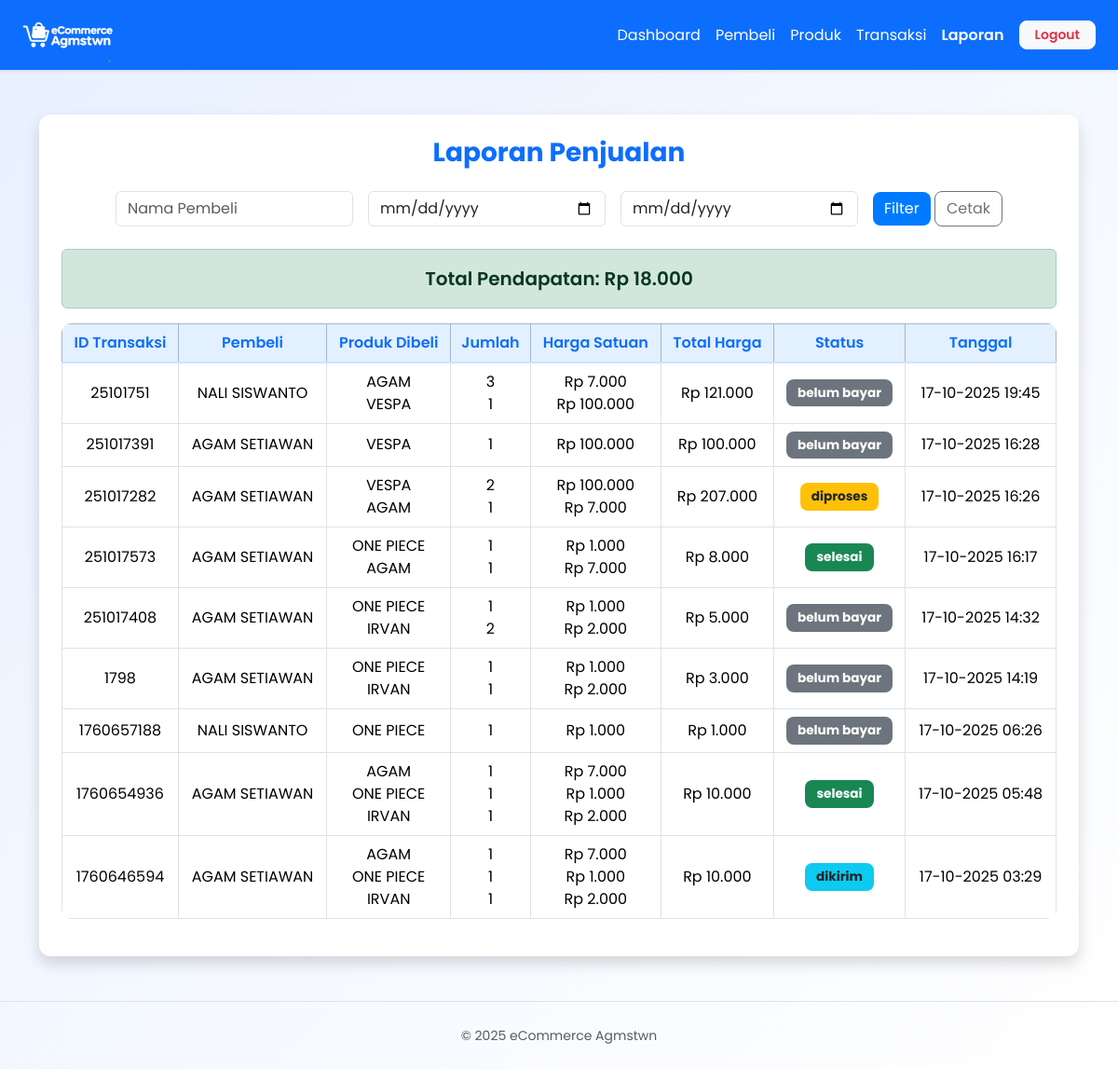
Page /admin/laporan.php (signed in) on the committed database.
### tables this page shows
CREATE TABLE `transaksi` (
  `transaksi_id` int(11) NOT NULL,
  `transaksi_group` int(11) NOT NULL,
  `user_id` int(11) DEFAULT NULL,
  `total` decimal(10,2) DEFAULT NULL,
  `status` enum('belum bayar','diproses','dikirim','selesai') DEFAULT 'belum bayar',
  `tanggal` datetime DEFAULT current_timestamp(),
  `bukti` varchar(255) DEFAULT NULL,
  `produk_id` int(11) DEFAULT NULL,
  `jumlah` int(11) DEFAULT NULL
);

CREATE TABLE `produk` (
  `id` int(11) NOT NULL,
  `nama` varchar(255) DEFAULT NULL,
  `deskripsi` text DEFAULT NULL,
  `harga` decimal(10,2) DEFAULT NULL,
  `stok` int(11) DEFAULT NULL,
  `foto` varchar(255) DEFAULT NULL
);

### admin/laporan.php (the view, shortened to what this page needs)
<?php
include '../config/koneksi.php';
$nama_user = $_GET['nama_user'] ?? '';
$dari = $_GET['dari'] ?? '';
$sampai = $_GET['sampai'] ?? '';
mysqli_query($conn, "
    DELETE FROM transaksi
    WHERE transaksi_id IN (
        SELECT transaksi_id FROM (
            SELECT transaksi_id
            FROM transaksi
            GROUP BY transaksi_id
            HAVING SUM(IFNULL(jumlah,0)) = 0
        ) AS sub
    )
");
$query = "
SELECT t.transaksi_group, t.status, t.tanggal, u.nama AS user
FROM transaksi t
JOIN users u ON t.user_id = u.id
WHERE 1=1
";
$query .= " GROUP BY t.transaksi_group
            ORDER BY t.tanggal DESC";
$transaksi = mysqli_query($conn, $query);
$total_query = "
SELECT SUM(t.total) AS total
FROM transaksi t
JOIN users u ON t.user_id=u.id
WHERE t.status='selesai'
";
$total_pemasukan = mysqli_fetch_assoc(mysqli_query($conn, $total_query))['total'] ?? 0;
?>
<!DOCTYPE html>
<html lang="id">
<head>
<link href="https://cdn.jsdelivr.net/npm/bootstrap@5.3.3/dist/css/bootstrap.min.css" rel="stylesheet">
<link rel="stylesheet" href="../assets/style.css">
</head>
<body class="bg-light">
<nav class="navbar navbar-expand-lg navbar-dark bg-primary shadow-sm w-100" style="margin:0; padding:0;">
  <div class="container-fluid px-4">
    <a class="navbar-brand" href="index.php"><img src="../assets/logo.png" alt="eCommerce Agmstwn"></a>
    <div class="collapse navbar-collapse" id="adminNavbar">
      <ul class="navbar-nav ms-auto align-items-center">
        <li class="nav-item"><a class="nav-link text-white" href="index.php"> Dashboard</a></li>
        <li class="nav-item"><a class="nav-link text-white" href="pembeli.php">Pembeli</a></li>
        <li class="nav-item"><a class="nav-link text-white" href="produk.php"> Produk</a></li>
        <li class="nav-item"><a class="nav-link text-white" href="transaksi.php"> Transaksi</a></li>
        <li class="nav-item"><a class="nav-link text-white fw-semibold active" href="laporan.php"> Laporan</a></li>
        <li class="nav-item ms-2"><a class="btn btn-light btn-sm text-danger fw-semibold px-3" href="../auth/logout.php"> Logout</a></li>
      </ul>
    </div>
  </div>
</nav>
<div class="container my-5">
    <div class="card shadow p-4">
        <h3 class="fw-bold mb-4 text-primary text-center">Laporan Penjualan</h3>
        <form method="get" class="row g-3 align-items-center justify-content-center mb-4">
            <div class="col-md-3">
                <input type="text" name="nama_user" class="form-control" placeholder="Nama Pembeli" value="<?= htmlspecialchars($nama_user) ?>">
            </div>
            <div class="col-md-3">
                <input type="date" name="dari" class="form-control" value="<?= $dari ?>">
            </div>
            <div class="col-md-3">
                <input type="date" name="sampai" class="form-control" value="<?= $sampai ?>">
            </div>
            <div class="col-md-auto">
                <button type="submit" class="btn btn-primary">Filter</button>
                <button type="button" class="btn btn-outline-secondary" onclick="window.print()">Cetak</button>
            </div>
        </form>
        <div class="alert alert-success text-center fs-5 fw-semibold">
            Total Pendapatan: Rp <?= number_format($total_pemasukan,0,',','.') ?>
        </div>
        <div class="table-responsive">
            <table class="table table-bordered align-middle text-center">
                <thead class="table-primary">
                    <tr>
                        <th>ID Transaksi</th>
                        <th>Pembeli</th>
                        <th>Produk Dibeli</th>
                        <th>Jumlah</th>
                        <th>Harga Satuan</th>
                        <th>Total Harga</th>
                        <th>Status</th>
                        <th>Tanggal</th>
                    </tr>
                </thead>
                <tbody>
                    <?php if(mysqli_num_rows($transaksi) > 0): ?>
                        <?php while($t = mysqli_fetch_assoc($transaksi)):
                            $details = mysqli_query($conn, "
                                SELECT p.nama, p.harga, t.jumlah
                                FROM transaksi t
                                JOIN produk p ON t.produk_id = p.id
                                WHERE t.transaksi_group = '{$t['transaksi_group']}' AND t.jumlah > 0
                            ");
                            $produkList = [];
                            $totalHarga = 0;
                            while($p = mysqli_fetch_assoc($details)){
                                $produkList[] = $p;
                                $totalHarga += $p['harga'] * $p['jumlah'];
                            }
                            $status = $t['status'];
                            $badgeClass = $status==='diproses'?'bg-warning text-dark':($status==='dikirim'?'bg-info text-dark':($status==='selesai'?'bg-success text-white':'bg-secondary'));
                        ?>
                        <tr>
                            <td><?= $t['transaksi_group'] ?></td>
                            <td><?= strtoupper(htmlspecialchars($t['user'])) ?></td>
                            <td>
                                <?php foreach($produkList as $p): ?>
                                    <div><?= htmlspecialchars($p['nama']) ?></div>
                                <?php endforeach; ?>
                            </td>
                            <td>
                                <?php foreach($produkList as $p): ?>
                                    <div><?= $p['jumlah'] ?></div>
                                <?php endforeach; ?>
                            </td>
                            <td>
                                <?php foreach($produkList as $p): ?>
                                    <div>Rp <?= number_format($p['harga'],0,',','.') ?></div>
                                <?php endforeach; ?>
                            </td>
                            <td>Rp <?= number_format($totalHarga,0,',','.') ?></td>
                            <td><span class="badge <?= $badgeClass ?>"><?= htmlspecialchars($status) ?></span></td>
                            <td><?= date('d-m-Y H:i', strtotime($t['tanggal'])) ?></td>
                        </tr>
                        <?php endwhile; ?>
                    <?php else: ?>
                        <tr><td colspan="8" class="text-muted">Tidak ada data ditemukan</td></tr>
                    <?php endif; ?>
                </tbody>
            </table>
        </div>
    </div>
</div>
<footer class="text-center text-muted py-4 border-top mt-4">
    <small>© <?= date('Y') ?> eCommerce Agmstwn</small>
</footer>
</body>
</html>

### assets/style.css (style rules this page uses)
body { font-family: 'Poppins', sans-serif; background-color: #f8faff; }
.navbar { margin-left: 230px; }
body { background: linear-gradient(135deg, #e8f0ff, #ffffff); font-family: 'Poppins', sans-serif; }
.btn-primary { background-color: #0d6efd; border: none; }
.table th, .table td { vertical-align: middle; }
.table thead th { background-color: #e7f0ff; color: #0d6efd; font-weight: 600; }
.card { border: none; border-radius: 12px; background: #fff; }
.table thead th { background-color: #e8f1ff; color: #0d6efd; font-weight: 600; }
.card { border: none; border-radius: 12px; background-color: #fff; }
.btn-primary { background-color: #0d6efd; border: none; transition: all 0.2s ease; }
.table { border-radius: 10px; overflow: hidden; }
.table thead th { background-color: #e3f0ff; color: #0d6efd; border-bottom: 2px solid #cfe2ff; }
.badge { padding: 8px 12px; font-size: 0.85rem; border-radius: 8px; }
.card { border-radius: 12px; border: none; }
.btn { border-radius: 8px; transition: all 0.2s ease-in-out; }
.navbar.bg-primary { width: 100%; top: 0; left: 0; border-radius: 0; z-index: 1030; }
html, body { margin: 0; padding: 0; overflow-x: hidden; }
body { background-color: #f8f9fa; font-family: 'Poppins', sans-serif; }
.card { border-radius: 12px; }
.table th { vertical-align: middle; }
.navbar.bg-primary { top: 0; left: 0; width: 100%; border-radius: 0; z-index: 1030; }
.btn-primary { background-color: #007bff; border: none; }
.navbar-brand img { height: 65px; object-fit: contain; }

### rows in the picture
transaksi: produk.nama "AGAM", jumlah "3", produk.harga "7.000"
transaksi: produk.nama "VESPA", jumlah "1", produk.harga "100.000"
transaksi: produk.nama "VESPA", jumlah "2", produk.harga "100.000"
transaksi: produk.nama "AGAM", jumlah "1", produk.harga "7.000"
transaksi: produk.nama "ONE PIECE", jumlah "1", produk.harga "1.000"
transaksi: produk.nama "IRVAN", jumlah "2", produk.harga "2.000"
transaksi: produk.nama "IRVAN", jumlah "1", produk.harga "2.000"

### other values in the picture
$total_pemasukan "18.000"
$t['transaksi_group'] "25101751"
$t['user'] "NALI SISWANTO"
$totalHarga "121.000"
$status "belum bayar"
date('d-m-Y H:i', strtotime($t['tanggal'])) "17-10-2025 19:45"
$t['transaksi_group'] "251017391"
$t['user'] "AGAM SETIAWAN"
$totalHarga "100.000"
date('d-m-Y H:i', strtotime($t['tanggal'])) "17-10-2025 16:28"
$t['transaksi_group'] "251017282"
$totalHarga "207.000"
$status "diproses"
date('d-m-Y H:i', strtotime($t['tanggal'])) "17-10-2025 16:26"
$t['transaksi_group'] "251017573"
